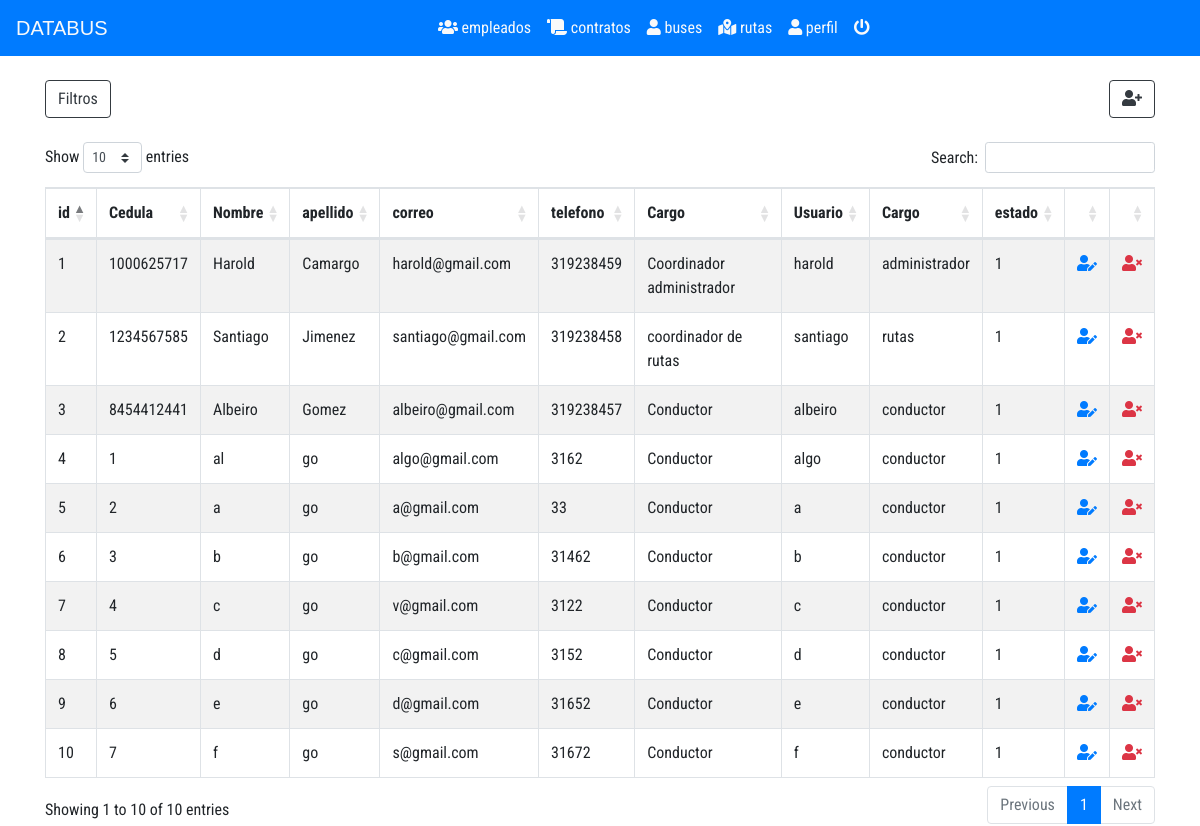
Screenshot of /mvc/view/layout/layouts/layout.php?menu=empleado (signed in) with the database file from the repository.
### tables this page shows
create table usuario
(
	empleado int not null primary key,
	perfil char(1) not null,    
	usuario varchar(10) not null unique,
    clave varchar(40) not null,
	Foreign Key (perfil) references perfil (perfil),
	Foreign Key (empleado) references empleado (id_empleado)
);

Create Table empleado
(
	id_empleado int auto_increment Not Null Primary Key,
    cedula varchar(10) unique,
	nombre varchar (30) Not Null,
	apellido varchar (30) Not Null,
	correo varchar (50) Not Null unique,
	telefono varchar (12) Not Null unique,
    cargo varchar(30) Not Null,
	estado boolean Not Null
);

Create table perfil
(
	perfil char(1) not null,
    nombre varchar(20) not null,
    primary key (perfil)
);

### mvc/model/mysql.php (called while the page is built, shortened)
<?php
class db
{
	function __construct()
	{
		try
		{
			$this ->mysql= $this->getConnection();
		}
		catch(PDOException $ex)
		{
			echo $ex->getMessage ();
		}
	}
	private function getConnection()
	{
		$host="localhost";
		$port="3306";
		$user="root";
		$pass= "password";
		$database = "buses";
		$charset = "utf8";
		$opt = [PDO::ATTR_DEFAULT_FETCH_MODE => PDO:: FETCH_ASSOC];
		$pdo = new pdo("mysql:host={$host};port={$port};dbname={$database}; charset={$charset}",$user,$pass, $opt);
		$pdo->setAttribute(PDO::ATTR_ERRMODE, PDO::ERRMODE_EXCEPTION);
		return $pdo;
	}
}
?>

### mvc/view/empleado.php (the view, shortened to what this page needs)
<?php
require_once('formularios/empleadoregistrar.php');
$mostrar = " ";
?>
<div class="table-responsive">
  <table id="data_table_php" class="table table-striped table-bordered mydatatable" style="width: 100%">
    <thead>
      <tr>
        <th>id</th>
        <th>Cedula</th>
        <th>Nombre</th>
        <th>apellido</th>
        <th>correo</th>
        <th>telefono</th>
        <th>Cargo</th>
        <th>Usuario</th>
        <th>Cargo</th>
        <th>estado</th>
        <th></th>
        <th></th>
      </tr>
    </thead>
    <?php
    $pdo = new db();
    $empleados = $pdo->mysql->query("select *, p.nombre as cargop from usuario u, perfil p, empleado e where p.perfil=u.perfil and e.id_empleado=u.empleado $mostrar");
    foreach ($empleados as $empleado) {
      echo "<tr";
      if ($empleado['estado'] == 0) {
        echo " class='table-danger'";
      }
      echo ">
              <td>{$empleado['id_empleado']}</td>
              <td>{$empleado['cedula']}</td>
              <td>{$empleado['nombre']}</td>
              <td>{$empleado['apellido']}</td>
              <td>{$empleado['correo']}</td>
              <td>{$empleado['telefono']}</td>
              <td>{$empleado['cargo']}</td>
              <td>{$empleado['usuario']}</td>
              <td>{$empleado['cargop']}</td>
              <td>{$empleado['estado']}</td>
              <td><a title='Modificar' data-toggle='popover' data-trigger='hover' href='?menu=upempleado&id={$empleado['id_empleado']}'><i class='fas fa-user-edit'></i></a></td>
              <td><a  title='Inhabilitar' data-toggle='popover' data-trigger='hover' href='../../../../mvc/controller/empleado/estado.php?id={$empleado['id_empleado']}'>";
      if ($empleado['estado'] == 1) {
        echo "<i class='fas fa-user-times btn-outline-danger'>";
      } else {
        echo "<i class='fas fa-check btn-outline-success'>";
      }
      echo " </i></a></td></tr>";
    }
    ?>
  </table>
</div>

### mvc/view/layout/layouts/layout.php (shortened to what this page needs)
<?php
require("../../../model/mysql.php");
?>
<!DOCTYPE html>
<html lang="en">
    <head>
        <link rel="stylesheet" href="https://use.fontawesome.com/releases/v5.7.0/css/all.css"
>
        <link rel="stylesheet" type="text/css" href="../css/css.css">
        <link rel="stylesheet" href="https://stackpath.bootstrapcdn.com/bootstrap/4.5.0/css/bootstrap.min.css">
        <link rel="stylesheet" href="https://cdn.datatables.net/1.10.19/css/dataTables.bootstrap4.min.css">
    </head>
    <body>
        <header>
            <?php
                require_once('header.php');
            ?>
        </header>
        <section>
            <div class="container">
                <?php
                require_once('../routing.php');
                ?>
            </div>
        </section>
    </body>
</html>

### mvc/view/layout/layouts/header.php (shortened to what this page needs)
<nav class="navbar navbar-expand-sm    navbar-dark bg-primary">
    <a class="navbar-brand text-light title">DataBus</a>
    <div class="collapse navbar-collapse justify-content-center" id="navbarNavAltMarkup">
        <div class="navbar-nav">
            <?php
            $linkempleado ="<li class='nav-item'>
                                <a class='nav-link text-light' href='?menu=empleado'><i class='fas fa-users'></i></i>  empleados</a>
                            </li> ";
            $linkcontrato ="<li class='nav-item'>
                                <a class='nav-link text-light' href='?menu=contrato'><i class='fas fa-scroll'></i>  contratos</a>
                            </li>";
            $linkruta ="<li class='nav-item'>
                            <a class='nav-link text-light' href='?menu=ruta'><i class='fas fa-map-marked-alt'></i>  rutas</a>
                        </li>";
            $linkbus = "<li class='nav-item'>
                            <a class='nav-link text-light' href='?menu=bus'><i class='fas fa-user'></i>  buses</a>
                        </li>";
            if ($_SESSION['cargo'] == "administrador") {
                echo $linkempleado . $linkcontrato. $linkbus . $linkruta ;
            }
            ?>
            <li class='nav-item'>
                <a class='nav-link text-light' href='?menu=perfil'><i class='fas fa-user'></i> perfil</a>
            </li>
            <li class='nav-item'>
                <a class='nav-link text-light' title='Cerrar sesion' data-toggle='popover' data-trigger='hover' href='cerrar.php'><i class='fas fa-power-off'></i> </a>
            </li>
        </div>
    </div>
</nav>

### mvc/view/layout/routing.php (shortened to what this page needs)
<?php
if (isset($_GET ['menu'])) {
    if($_GET ['menu'] =='empleado'){
        require_once('../../empleado.php');
    }
}else {
    require_once('../../perfil.php');
}
?>

### mvc/view/formularios/empleadoregistrar.php (shortened to what this page needs)
<br>
<button type="button" class="btn btn-outline-dark" data-toggle="collapse" data-target="#demo">Filtros</button>
<button title="Agregar" data-trigger="hover" type="button" class="btn btn-outline-dark" data-toggle="modal" data-target="#exampleModal" style="float:right">
  <i class="fas fa-user-plus"></i>
</button>
<br><br>

### mvc/view/layout/css/css.css (style rules this page uses)
* { font-family: 'Roboto Condensed', sans-serif; }
li { transition-duration: 0.8s; }
.title { font-family: "Avant Garde", Avantgarde, "Century Gothic", CenturyGothic, "AppleGothic", sans-serif; font-size: 20px; padding: 0px; margin: 0px; text-align: center; text-transform: uppercase; text-rendering: optimizeLegibility; border-radius: 0px; }

### rows the page displays
usuario: empleado.id_empleado "1", empleado.cedula "1000625717", empleado.nombre "Harold", empleado.apellido "Camargo", empleado.correo "harold@gmail.com", empleado.telefono "319238459", empleado.cargo "Coordinador administrador", usuario "harold", perfil.nombre "administrador", empleado.estado "1"
usuario: empleado.id_empleado "2", empleado.cedula "1234567585", empleado.nombre "Santiago", empleado.apellido "Jimenez", empleado.correo "santiago@gmail.com", empleado.telefono "319238458", empleado.cargo "coordinador de rutas", usuario "santiago", perfil.nombre "rutas", empleado.estado "1"
usuario: empleado.id_empleado "3", empleado.cedula "8454412441", empleado.nombre "Albeiro", empleado.apellido "Gomez", empleado.correo "albeiro@gmail.com", empleado.telefono "319238457", empleado.cargo "Conductor", usuario "albeiro", perfil.nombre "conductor", empleado.estado "1"
usuario: empleado.id_empleado "4", empleado.cedula "1", empleado.nombre "al", empleado.apellido "go", empleado.correo "algo@gmail.com", empleado.telefono "3162", empleado.cargo "Conductor", usuario "algo", perfil.nombre "conductor", empleado.estado "1"
usuario: empleado.id_empleado "5", empleado.cedula "2", empleado.nombre "a", empleado.apellido "go", empleado.correo "a@gmail.com", empleado.telefono "33", empleado.cargo "Conductor", usuario "a", perfil.nombre "conductor", empleado.estado "1"
usuario: empleado.id_empleado "6", empleado.cedula "3", empleado.nombre "b", empleado.apellido "go", empleado.correo "b@gmail.com", empleado.telefono "31462", empleado.cargo "Conductor", usuario "b", perfil.nombre "conductor", empleado.estado "1"
usuario: empleado.id_empleado "7", empleado.cedula "4", empleado.nombre "c", empleado.apellido "go", empleado.correo "v@gmail.com", empleado.telefono "3122", empleado.cargo "Conductor", usuario "c", perfil.nombre "conductor", empleado.estado "1"
usuario: empleado.id_empleado "8", empleado.cedula "5", empleado.nombre "d", empleado.apellido "go", empleado.correo "c@gmail.com", empleado.telefono "3152", empleado.cargo "Conductor", usuario "d", perfil.nombre "conductor", empleado.estado "1"
usuario: empleado.id_empleado "9", empleado.cedula "6", empleado.nombre "e", empleado.apellido "go", empleado.correo "d@gmail.com", empleado.telefono "31652", empleado.cargo "Conductor", usuario "e", perfil.nombre "conductor", empleado.estado "1"
usuario: empleado.id_empleado "10", empleado.cedula "7", empleado.nombre "f", empleado.apellido "go", empleado.correo "s@gmail.com", empleado.telefono "31672", empleado.cargo "Conductor", usuario "f", perfil.nombre "conductor", empleado.estado "1"
